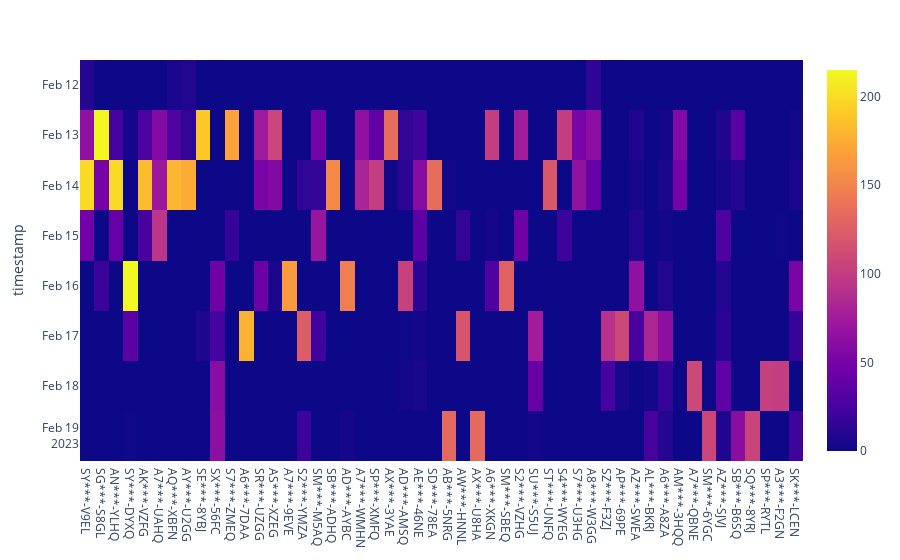

This figure's notebook cell:
### Code cell
import plotly.express as px

#top_users_df = top_users_df.transpose()

fig = px.imshow(df_top_users)
fig.show()

### Figure 1 — Plotly figure (JSON) as saved in the notebook; plotly's stock layout.template omitted (floating-point values rounded to 4 significant figures; data arrays with more than 128 entries replaced by an {"elided": "..."} marker saying what was removed)
{"data": [{"coloraxis": "coloraxis", "hovertemplate": "x: %{x}<br>timestamp: %{y}<br>color: %{z}<extra></extra>", "name": "0", "type": "heatmap", "x": ["SY***-V9EL", "SG***-S8GL", "AN***-YLHQ", "SY***-DYXQ", "AK***-VZFG", "A7***-UAHQ", "AQ***-XBFN", "AY***-U2GG", "SE***-8YBJ", "SX***-56FC", "S7***-ZMEQ", "A6***-7DAA", "SR***-UZGG", "AS***-XZEG", "A7***-9EVE", "S2***-YMZA", "SM***-M5AQ", "SB***-ADHQ", "AD***-AYBC", "A7***-WMHN", "SP***-XMFQ", "AX***-3YAE", "AD***-AMSQ", "AE***-46NE", "SD***-78EA", "AB***-5NRG", "AW***-HNNL", "AX***-U8HA", "A6***-XKGN", "SM***-SBEQ", "S2***-VZHG", "SU***-S5UJ", "ST***-UNFQ", "S4***-WYEG", "S7***-U3HG", "A8***-W3GG", "SZ***-F3ZJ", "AP***-69PE", "AZ***-SWEA", "AL***-BKRJ", "A6***-A8ZA", "AM***-3HQQ", "A7***-QBNE", "SM***-6YGC", "AZ***-SJVJ", "SB***-B6SQ", "SQ***-8YRJ", "SP***-RYTL", "A3***-F2GN", "SK***-LCEN"], "xaxis": "x", "y": ["2023-02-12T00:00:00", "2023-02-13T00:00:00", "2023-02-14T00:00:00", "2023-02-15T00:00:00", "2023-02-16T00:00:00", "2023-02-17T00:00:00", "2023-02-18T00:00:00", "2023-02-19T00:00:00"], "yaxis": "y", "z": {"elided": "8x50 int values"}}], "layout": {"coloraxis": {"colorscale": [[0, "#0d0887"], [0.1111, "#46039f"], [0.2222, "#7201a8"], [0.3333, "#9c179e"], [0.4444, "#bd3786"], [0.5556, "#d8576b"], [0.6667, "#ed7953"], [0.7778, "#fb9f3a"], [0.8889, "#fdca26"], [1, "#f0f921"]]}, "margin": {"t": 60}, "xaxis": {"anchor": "y", "constrain": "domain", "domain": [0, 1], "scaleanchor": "y"}, "yaxis": {"anchor": "x", "autorange": "reversed", "constrain": "domain", "domain": [0, 1], "title": {"text": "timestamp"}}}}
